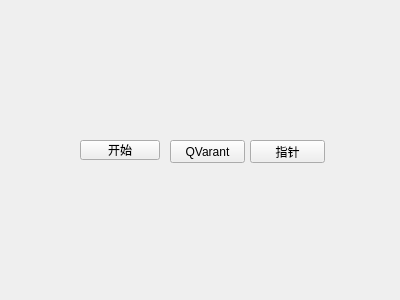
<?xml version="1.0" encoding="UTF-8"?>
<ui version="4.0">
 <class>Widget</class>
 <widget class="QWidget" name="Widget">
  <property name="geometry">
   <rect>
    <x>0</x>
    <y>0</y>
    <width>400</width>
    <height>300</height>
   </rect>
  </property>
  <property name="windowTitle">
   <string>Widget</string>
  </property>
  <widget class="QPushButton" name="pushButton">
   <property name="geometry">
    <rect>
     <x>80</x>
     <y>140</y>
     <width>80</width>
     <height>20</height>
    </rect>
   </property>
   <property name="text">
    <string>开始</string>
   </property>
  </widget>
  <widget class="QPushButton" name="pushButton_2">
   <property name="geometry">
    <rect>
     <x>170</x>
     <y>140</y>
     <width>75</width>
     <height>23</height>
    </rect>
   </property>
   <property name="text">
    <string>QVarant</string>
   </property>
  </widget>
  <widget class="QPushButton" name="pushButton_3">
   <property name="geometry">
    <rect>
     <x>250</x>
     <y>140</y>
     <width>75</width>
     <height>23</height>
    </rect>
   </property>
   <property name="text">
    <string>指针</string>
   </property>
  </widget>
 </widget>
 <layoutdefault spacing="6" margin="11"/>
 <resources/>
 <connections/>
</ui>
